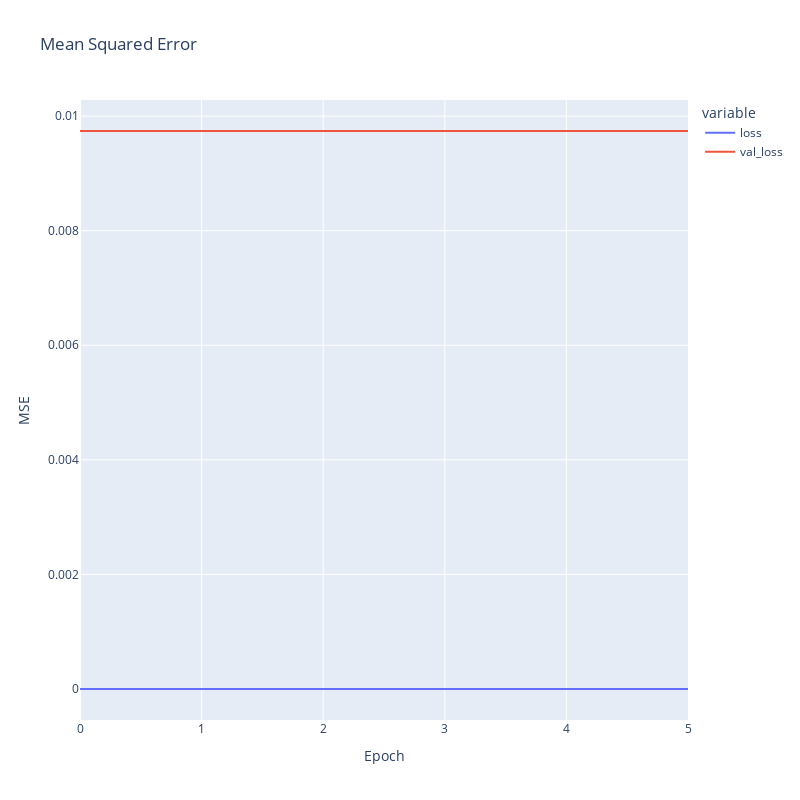

The notebook cell this image was saved under:
### Code cell
fig = px.line(losses[['loss','val_loss']], title='Mean Squared Error')
fig.update_xaxes(title_text='Epoch')
fig.update_yaxes(title_text='MSE')

fig.update_layout(
    autosize=False,
    width=800,
    height=800,)

fig.show()

### Figure 1 — Plotly figure (JSON) as saved in the notebook; plotly's stock layout.template omitted (floating-point values rounded to 4 significant figures)
{"data": [{"hovertemplate": "variable=loss<br>index=%{x}<br>value=%{y}<extra></extra>", "legendgroup": "loss", "line": {"color": "#636efa", "dash": "solid"}, "marker": {"symbol": "circle"}, "mode": "lines", "name": "loss", "orientation": "v", "showlegend": true, "type": "scatter", "x": [0, 1, 2, 3, 4, 5], "xaxis": "x", "y": [0, 0, 0, 0, 0, 0], "yaxis": "y"}, {"hovertemplate": "variable=val_loss<br>index=%{x}<br>value=%{y}<extra></extra>", "legendgroup": "val_loss", "line": {"color": "#EF553B", "dash": "solid"}, "marker": {"symbol": "circle"}, "mode": "lines", "name": "val_loss", "orientation": "v", "showlegend": true, "type": "scatter", "x": [0, 1, 2, 3, 4, 5], "xaxis": "x", "y": [0.00974, 0.00974, 0.00974, 0.00974, 0.00974, 0.00974], "yaxis": "y"}], "layout": {"autosize": false, "height": 800, "legend": {"title": {"text": "variable"}, "tracegroupgap": 0}, "title": {"text": "Mean Squared Error"}, "width": 800, "xaxis": {"anchor": "y", "domain": [0, 1], "title": {"text": "Epoch"}}, "yaxis": {"anchor": "x", "domain": [0, 1], "title": {"text": "MSE"}}}}
